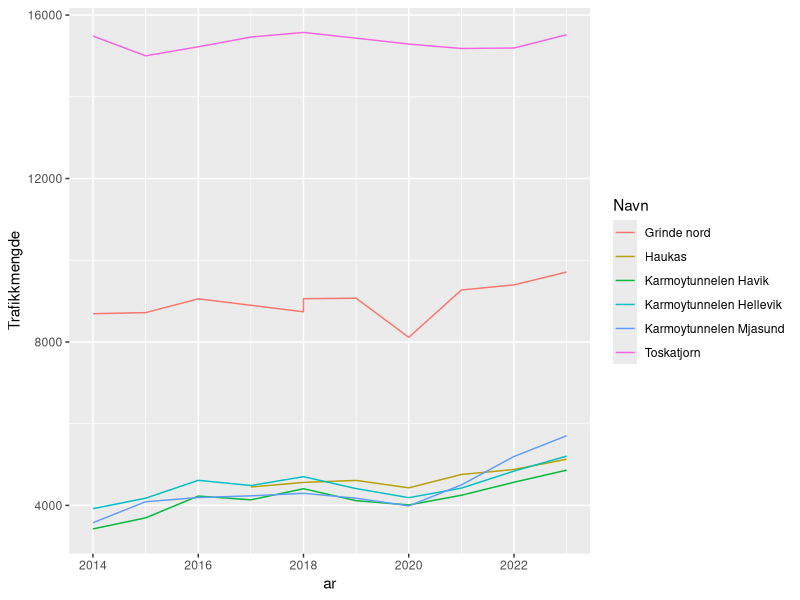

This figure's R source: (Note: this script raises an error after producing the figure.)
## ---- chunk 1
library(tidyverse)
library(readr)
library(readxl)
library(dplyr)
library(stringr)
## ---- chunk 2
# Les Excel-filene (juster filstiene etter hvor de ligger i prosjektet ditt)
tidligere_data <- read_excel("tidligere_data.xlsx")
ny_data <- read_excel("ny_data.xlsx")
## ---- chunk 3
# Fjerne mellomrom og linjeskift fra kolonnenavnene i 'tidligere_data'
colnames(tidligere_data) <- str_trim(gsub("\r\n", "", colnames(tidligere_data)))

# Omdøpe variabler i 'tidligere_data' for å matche variablene i 'ny_data'
tidligere_data <- tidligere_data %>%
  rename(
    `Kjønn` = `Hvilket kjønn identifiserer du som?`,  # Omdøp "Hvilket kjønn identifiserer du som?" til "Kjønn"
    `Alder` = `Din alder`,  # Omdøp "Din alder" til "Alder"
    `Utdanning` = `Hva er din høyeste utdanning?`,  # Omdøp utdanning
    `Næring` = `I hvilken næring jobber du?`,  # Omdøp næring
    `Inntektsgruppe` = `Hvilken inntektsgruppe hører du til?`,  # Omdøp inntektsgruppe
    `Antall personer i husstanden` = `Hvor mange personer bor i din husstand?`,  # Omdøp antall personer
    `Antall med førerkort` = `Hvor mange i husstanden har førerkort?`,  # Omdøp førerkort
    `Transportmåte disponibelt` = `Hva har du til disposisjon?`,  # Omdøp transportmåte
    `Hvordan kommer du deg til jobb` = `Hva har du reist med siste uken?`,  # Omdøp hvordan du kommer deg til jobb
    `Tid brukt til jobb` = `Hvor lang er din pendletid til jobb?`,  # Omdøp tid brukt til jobb
    `Postnummer` = `Hva er ditt postnummer (bosted)`,  # Omdøp postnummer
    `Postnummer arbeidssted` = `Hva er ditt postnummer (arbeidsplass)`,  # Omdøp postnummer arbeidssted
    `Fast oppmøte` = `Har du fast oppmøtested?`,  # Omdøp fast oppmøte
    `Parkering ved jobb` = `Er det gode parkeringsmuligheter nær din arbeidsplass?`  # Omdøp parkering
  )

# Omdøpe variabler i 'ny_data' (hvis nødvendig) for å matche samme tema
ny_data <- ny_data %>%
  rename(
    `Kjønn` = `Hvilket kjønn identifiserer du deg som?`,  # Omdøp "Hvilket kjønn identifiserer du deg som?" til "Kjønn"
    `Alder` = `Hva er alderen din?`,  # Omdøp "Hva er alderen din?" til "Alder"
    `Utdanning` = `Hva er din høyeste utdanning?`,  # Omdøp utdanning
    `Næring` = `I hvilken næring jobber du?`,  # Omdøp næring
    `Inntektsgruppe` = `Hvilken inntektsgruppe tilhører du?`,  # Omdøp inntektsgruppe
    `Antall personer i husstanden` = `Hvor mange bor i din husstand?`,  # Omdøp antall personer
    `Antall med førerkort` = `Hvor mange har førerkort i din husstand?`,  # Omdøp førerkort
    `Transportmåte disponibelt` = `Hvilke muligheter har du tilgjengelig for reise til jobb?`,  # Omdøp transportmåte
    `Hvordan kommer du deg til jobb` = `Hvilke muligheter bruker du for å reise til jobb?`,  # Omdøp hvordan du kommer deg til jobb
    `Tid brukt til jobb` = `Hvor lang tid bruker du til jobb`,  # Omdøp tid brukt til jobb
    `Postnummer` = `Hvilket postnummer er din husstand plassert under?`,  # Omdøp postnummer
    `Postnummer arbeidssted` = `Hvilket postnummer er arbeidsplassen din plasser under?`,  # Omdøp postnummer arbeidssted
    `Fast oppmøte` = `Har du fast oppmøte til jobb?`,  # Omdøp fast oppmøte
    `Parkering ved jobb` = `Har du parkeringsmuligheter på jobb?`  # Omdøp parkering
  )
## ---- chunk 4
# Velge felles variabler (tema) i begge datasettene
common_columns <- c("Starttidspunkt", "Kjønn", "Alder", "Utdanning", "Næring", "Inntektsgruppe",
                    "Antall personer i husstanden", "Antall med førerkort", "Transportmåte disponibelt",
                    "Hvordan kommer du deg til jobb", "Tid brukt til jobb", "Postnummer",
                    "Postnummer arbeidssted", "Fast oppmøte", "Parkering ved jobb")

# Slå sammen datasettene
merged_data <- bind_rows(
  select(ny_data, all_of(common_columns)),
  select(tidligere_data, all_of(common_columns))
)

# Se resultatet
head(merged_data)

# Sjekk at du har fått 160 observasjoner
nrow(merged_data)
## ---- chunk 5
library(readr)
datasett_2014_2024 <- read_delim("datasett_2014_2024.csv", 
    delim = ";", escape_double = FALSE, trim_ws = TRUE)

Karmsundsgata <- read_delim("Karmsundsgata.csv", 
    delim = ";", escape_double = FALSE, trim_ws = TRUE)
## ---- chunk 6
datasett_2014_2024 <- datasett_2014_2024 |> 
  filter(
    Felt == str_match_all(Felt, "Totalt"
    ) 
  ) |> 
  mutate(
    Lastebil = `7,6m - 12,5m` + `12,5m - 16,0m` + `>= 16,0m`,
    Bil = `< 5,6m` + `5,6m - 7,6m`
  ) |> 
  select(
    Navn, Vegreferanse, Fra, ar, Bil, Lastebil, Trafikkmengde, Felt
  )


## ---- chunk 7
datasett_2014_2024 |> 
  ggplot(
    aes(
      x = ar,
      y = Trafikkmengde,
      colour = Navn
    )
  ) + 
  geom_line() 
## ---- chunk 8
Karmsundsgata <- Karmsundsgata |> 
  mutate(
    Fra = `Fra tidspunkt`
  ) |> 
  select(-`Fra tidspunkt`)
## ---- chunk 9
Karmsundsgata |> 
     filter(
    Felt == str_match_all(Felt, "Totalt"),
  ) |> 
  rename(Tid = Fra) |> 
  
  ggplot(
    aes(
      x = Tid,
      y = Trafikkmengde
    )
  ) +
  geom_smooth(span = 0.2, se = FALSE) +
  geom_smooth(
    select(`<5,6m`)
  )
## ---- chunk 10
